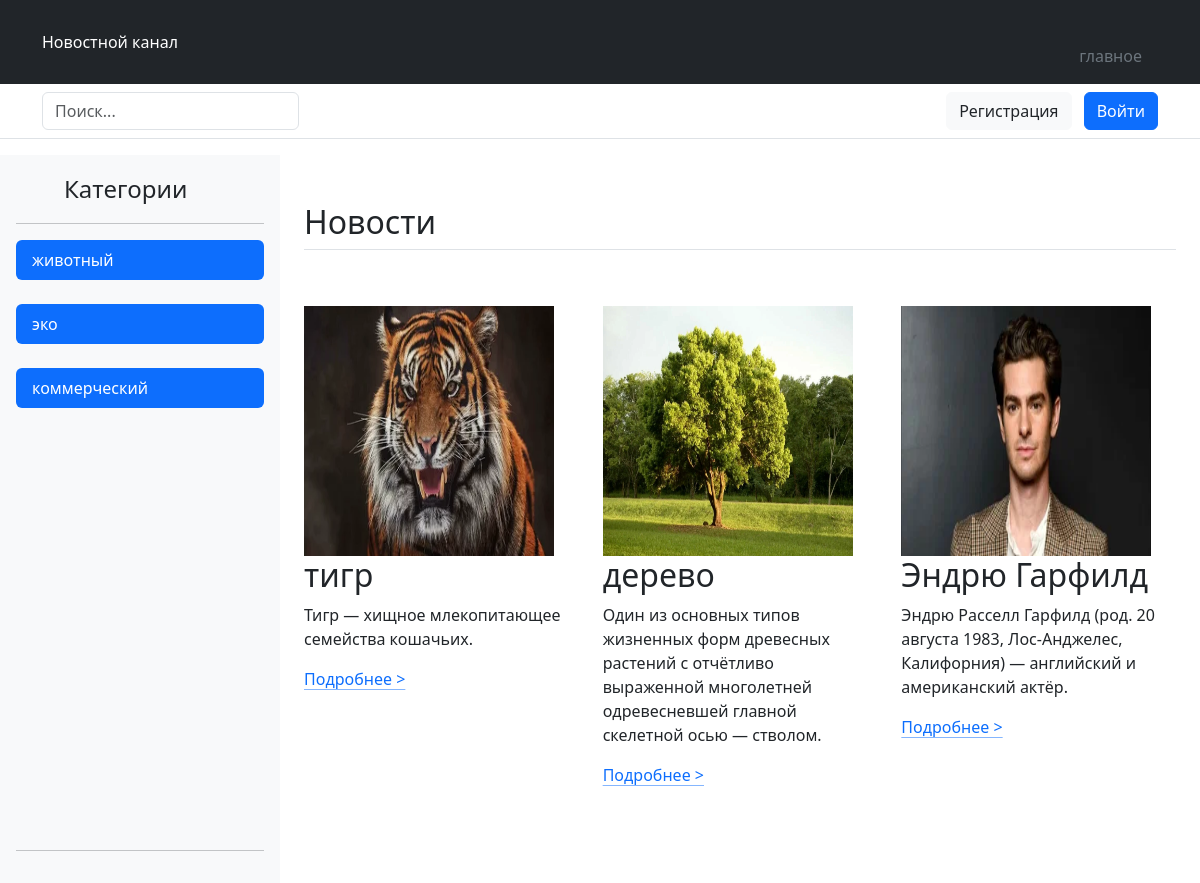
The page / on the database its author committed.
### index/models.py (models this page shows)
class Category(models.Model):
    category_name = models.CharField(max_length=32)
    create_date = models.DateTimeField(auto_now_add=True)
    def __str__(self):
        return str(self.category_name)

class Product(models.Model):
    product_name = models.CharField(max_length=128)
    product_des = models.TextField(blank=True)
    product_photo = models.ImageField(upload_to='media')
    create_date = models.DateTimeField(auto_now_add=True)
    product_category = models.ForeignKey(Category, on_delete=models.CASCADE)
    def __str__(self):
        return str(self.product_name)

### index/views.py (the view)
# urls.py: path('', views.home_page),
def home_page(request):
    categories = Category.objects.all()
    products = Product.objects.all()
    context = {
        'categories': categories,
        'products': products
        }
    return render(request, 'home.html', context)

### index/templates/home.html (shortened to what this page needs)
<!DOCTYPE html>
<html lang="ru">
<link rel="stylesheet" href="https://cdn.jsdelivr.net/npm/bootstrap@5.3.3/dist/css/bootstrap.min.css">
<head>
</head>
<body>
<header>
    <div class="px-3 py-2 bg-dark text-white">
      <div class="container">
        <div class="d-flex flex-wrap align-items-center justify-content-center justify-content-lg-start">
          <a href="/" class="d-flex align-items-center my-2 my-lg-0 me-lg-auto text-white text-decoration-none">
            <span>Новостной канал</span>
          </a>
          <ul class="nav col-12 col-lg-auto my-2 justify-content-center my-md-0 text-small">
            <li>
              <a href="/" class="nav-link text-secondary">
                <svg class="bi d-block mx-auto mb-1" width="24" height="24"><use xlink:href="#home"></use></svg>
                главное
              </a>
            </li>
          </ul>
        </div>
      </div>
    </div>
    <div class="px-3 py-2 border-bottom mb-3">
      <div class="container d-flex flex-wrap justify-content-center">
        <form class="col-12 col-lg-auto mb-2 mb-lg-0 me-lg-auto">
          <input type="search" class="form-control" placeholder="Поиск..." aria-label="Search">
        </form>
          {% if user.is_authenticated %}
        <div class="text-end">
            <a href="/cart"><button type="button" class="btn btn-light text-dark me-2">Корзина</button></a>
            <a href="/logout"><button type="button" class="btn btn-primary">Выйти</button></a>
        </div>
          {% else %}
          <div class="text-end">
            <a href="/register"><button type="button" class="btn btn-light text-dark me-2">Регистрация</button></a>
            <a href="/accounts/login"><button type="button" class="btn btn-primary">Войти</button></a>
          </div>
          {% endif %}
      </div>
    </div>
  </header>
<div class="d-flex 100">
    <div class="d-flex flex-column flex-shrink-0 p-3 bg-light" style="width: 280px;">
    <a href="/" class="d-flex align-items-center mb-3 mb-md-0 me-md-auto link-dark text-decoration-none">
      <svg class="bi me-2" width="40" height="32"><use xlink:href="#bootstrap"></use></svg>
      <span class="fs-4">Категории</span>
    </a>
    <hr>
    <ul class="nav nav-pills flex-column mb-auto">
        {% for c in categories %}
      <li class="nav-item">
        <a href="/category/{{ c.id }}" class="nav-link active" aria-current="page">
            {{ c }}
        </a>
      </li>
        <br>
        {% endfor %}
    </ul>
    <hr>
  </div>
    <div class="container px-4 py-5" id="featured-3">
    <h2 class="pb-2 border-bottom">Новости</h2>
    <div class="row g-4 py-5 row-cols-1 row-cols-lg-3">
        {% for p in products %}
      <div class="feature col">
          <img src="{{ p.product_photo.url }}" alt="{{ p }}" width="250" height="250">
        <h2>{{ p }}</h2>
        <p>{{ p.product_des }}</p>
        <a href="/product/{{ p.id }}" class="icon-link">
          Подробнее >
        </a>
      </div>
        {% endfor %}
    </div>
  </div>
</div>
</body>
</html>

### rows shown on the page
Category: category_name "животный"
Category: category_name "эко"
Category: category_name "коммерческий"
Product: product_photo (picture), product_name "тигр", product_des "Тигр — хищное млекопитающее семейства кошачьих."
Product: product_photo (picture), product_name "дерево", product_des "Один из основных типов жизненных форм древесных растений с отчётливо выраженной многолетней одревесневшей главной скелетной осью — стволом."
Product: product_photo (picture), product_name "Эндрю Гарфилд", product_des "Эндрю Расселл Гарфилд (род. 20 августа 1983, Лос-Анджелес, Калифорния) — английский и американский актёр."
